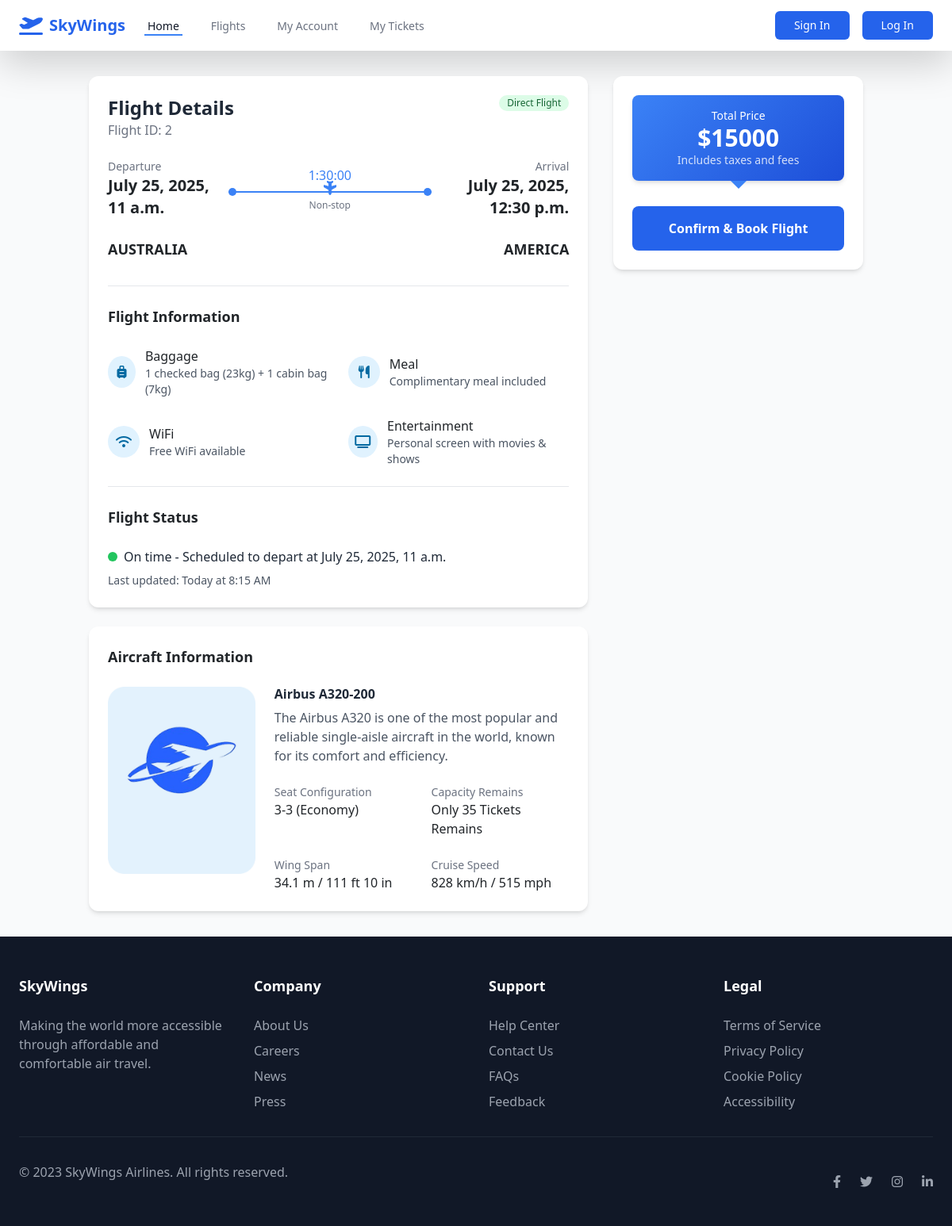
The app's page /flight_detail/2/ with its own data.
### flights/models.py (models this page shows, shortened)
class Flights(models.Model):
    flight_id = models.IntegerField(primary_key=True, unique=True)
    departure = models.CharField(max_length=100)
    destination = models.CharField(max_length=100)
    departure_time = models.DateTimeField()
    arrival_time = models.DateTimeField()
    pilot = models.ForeignKey(User, on_delete=models.CASCADE, related_name='pilot')
    flight_capacity = models.IntegerField()
    flight_price = models.BigIntegerField()

class homepage_objects(models.Model):
    object_id = models.IntegerField(primary_key=True, unique=True)
    back_ground_for_flights = models.ImageField(upload_to='obj/')

### flights/views.py (the view)
# urls.py: path('flight_detail/<int:flight_id>/', views.flight_detail.as_view(), name='flight_detail'),
class flight_detail(View):
    template_name = 'flights/flight_detail.html'
    def get(self, request, flight_id):
        flight = get_object_or_404(Flights, flight_id=flight_id)
        back_ground_obj = homepage_objects.objects.get(object_id=1)
        delta_t = flight.arrival_time - flight.departure_time
        return render(request, self.template_name, {'flight': flight, 'bgo': back_ground_obj, "delta_t": delta_t})

### flights/templates/flights/flight_detail.html (shortened to what this page needs)
{% extends 'base.html' %}
{% block content %}
<!DOCTYPE html>
<html lang="en">
<head>
    <script src="https://cdn.tailwindcss.com"></script>
    <link rel="stylesheet" href="https://cdnjs.cloudflare.com/ajax/libs/font-awesome/6.4.0/css/all.min.css">
</head>
<body class="bg-gray-50">
    <main class="container mx-auto px-4 py-8">
        <div class="flex flex-col lg:flex-row gap-8">
            <div class="lg:w-2/3">
                <div class="bg-white rounded-xl shadow-md overflow-hidden flight-card mb-6">
                    <div class="p-6">
                        <div class="flex justify-between items-start mb-6">
                            <div>
                                <h2 class="text-2xl font-bold text-gray-800">Flight Details</h2>
                                <p class="text-gray-500">Flight ID: {{ flight.flight_id }}</p>
                            </div>
                            <span class="bg-green-100 text-green-800 text-xs font-medium px-2.5 py-0.5 rounded-full">Direct Flight</span>
                        </div>
                        <div class="mb-8">
                            <div class="flex justify-between items-center mb-2">
                                <div>
                                    <p class="text-gray-500 text-sm">Departure</p>
                                    <p class="text-xl font-bold">{{ flight.departure_time }}</p>
                                </div>
                                <div class="text-center">
                                    <p class="text-blue-500 font-medium">{{ delta_t }}</p>
                                    <div class="flight-path w-64 mx-auto my-2">
                                        <i class="fas fa-plane airplane-icon"></i>
                                    </div>
                                    <p class="text-xs text-gray-500">Non-stop</p>
                                </div>
                                <div class="text-right">
                                    <p class="text-gray-500 text-sm">Arrival</p>
                                    <p class="text-xl font-bold">{{ flight.arrival_time }}</p>
                                </div>
                            </div>
                            <div class="flex justify-between mt-4">
                                <div>
                                    <p class="text-lg font-semibold">{{ flight.departure }}</p>
                                </div>
                                <div class="text-right">
                                    <p class="text-lg font-semibold">{{ flight.destination }}</p>
                                </div>
                            </div>
                        </div>
                        <div class="border-t border-gray-200 pt-6">
                            <h3 class="text-lg font-semibold mb-4">Flight Information</h3>
                            <div class="grid grid-cols-1 md:grid-cols-2 gap-4">
                                <div class="flex items-center">
                                    <div class="amenity-icon mr-3">
                                        <i class="fas fa-suitcase-rolling"></i>
                                    </div>
                                    <div>
                                        <p class="font-medium">Baggage</p>
                                        <p class="text-gray-600 text-sm">1 checked bag (23kg) + 1 cabin bag (7kg)</p>
                                    </div>
                                </div>
                                <div class="flex items-center">
                                    <div class="amenity-icon mr-3">
                                        <i class="fas fa-utensils"></i>
                                    </div>
                                    <div>
                                        <p class="font-medium">Meal</p>
                                        <p class="text-gray-600 text-sm">Complimentary meal included</p>
                                    </div>
                                </div>
                                <div class="flex items-center">
                                    <div class="amenity-icon mr-3">
                                        <i class="fas fa-wifi"></i>
                                    </div>
                                    <div>
                                        <p class="font-medium">WiFi</p>
                                        <p class="text-gray-600 text-sm">Free WiFi available</p>
                                    </div>
                                </div>
                                <div class="flex items-center">
                                    <div class="amenity-icon mr-3">
                                        <i class="fas fa-tv"></i>
                                    </div>
                                    <div>
                                        <p class="font-medium">Entertainment</p>
                                        <p class="text-gray-600 text-sm">Personal screen with movies & shows</p>
                                    </div>
                                </div>
                            </div>
                        </div>
                        <div class="border-t border-gray-200 pt-6 mt-6">
                            <h3 class="text-lg font-semibold mb-4">Flight Status</h3>
                            <div class="flex items-center">
                                <div class="h-3 w-3 bg-green-500 rounded-full mr-2"></div>
                                <p class="text-gray-800">On time - Scheduled to depart at {{ flight.departure_time }}</p>
                            </div>
                            <p class="text-gray-600 text-sm mt-2">Last updated: Today at 8:15 AM</p>
                        </div>
                    </div>
                </div>
                <div class="bg-white rounded-xl shadow-md overflow-hidden flight-card">
                    <div class="p-6">
                        <h3 class="text-lg font-semibold mb-4">Aircraft Information</h3>
                        <div class="flex flex-col md:flex-row gap-6">
                            <div class="md:w-1/3">
                                <img src={{ bgo.back_ground_for_flights.url }}>
                            </div>
                            <div class="md:w-2/3">
                                <h4 class="font-bold text-gray-800 mb-2">Airbus A320-200</h4>
                                <p class="text-gray-600 mb-4">The Airbus A320 is one of the most popular and reliable single-aisle aircraft in the world, known for its comfort and efficiency.</p>
                                <div class="grid grid-cols-2 gap-4">
                                    <div>
                                        <p class="text-gray-500 text-sm">Seat Configuration</p>
                                        <p class="font-medium">3-3 (Economy)</p>
                                    </div>
                                    <div>
                                        <p class="text-gray-500 text-sm">Capacity Remains</p>
                                        <p class="font-medium">Only {{ flight.flight_capacity }} Tickets Remains</p>
                                    </div>
                                    <div>
                                        <p class="text-gray-500 text-sm">Wing Span</p>
                                        <p class="font-medium">34.1 m / 111 ft 10 in</p>
                                    </div>
                                    <div>
                                        <p class="text-gray-500 text-sm">Cruise Speed</p>
                                        <p class="font-medium">828 km/h / 515 mph</p>
                                    </div>
                                </div>
                            </div>
                        </div>
                    </div>
                </div>
            </div>
            <div class="lg:w-1/3">
                <div class="bg-white rounded-xl shadow-md overflow-hidden sticky top-6">
                    <div class="p-6">
                        <div class="price-tag text-center mb-8">
                            <p class="text-sm">Total Price</p>
                            <p class="text-3xl font-bold">${{ flight.flight_price }}</p>
                            <p class="text-sm opacity-80">Includes taxes and fees</p>
                        </div>
                        <button class="w-full bg-blue-600 hover:bg-blue-700 text-white font-bold py-3 px-4 rounded-lg transition duration-200" onclick="window.location.href='{% url 'flights:book_flight' flight.flight_id %}'">
                            Confirm & Book Flight
                        </button>
                    </div>
                </div>
            </div>
        </div>
    </main>
</body>
</html>
{% endblock %}

### flights/templates/flights/flight_detail.html (style rules this page uses)
.flight-path { position: relative; height: 2px; background-color: #3b82f6; }
.flight-path::before { content: ''; position: absolute; left: 0; top: -4px; width: 10px; height: 10px; border-radius: 50%; background-color: #3b82f6; }
.flight-path::after { content: ''; position: absolute; right: 0; top: -4px; width: 10px; height: 10px; border-radius: 50%; background-color: #3b82f6; }
.airplane-icon { position: absolute; left: 50%; top: -12px; transform: translateX(-50%) rotate(90deg); color: #3b82f6; }
.price-tag { position: relative; background: linear-gradient(135deg, #3b82f6, #1d4ed8); color: white; padding: 1rem; border-radius: 0.5rem; box-shadow: 0 4px 6px -1px rgba(0, 0, 0, 0.1), 0 2px 4px -1px rgba(0, 0, 0, 0.06); }
.price-tag::after { content: ''; position: absolute; bottom: -10px; left: 50%; transform: translateX(-50%); border-width: 10px 10px 0; border-style: solid; border-color: #3b82f6 transparent transparent; }
.amenity-icon { width: 40px; height: 40px; display: flex; align-items: center; justify-content: center; border-radius: 50%; background-color: #e0f2fe; color: #0369a1; }
.flight-card { transition: all 0.3s ease; }

### records on screen
Flights: flight_id "2", departure_time "July 25, 2025, 11 a.m.", arrival_time "July 25, 2025, 12:30 p.m.", departure "AUSTRALIA", destination "AMERICA", flight_capacity "35", flight_price "15000"
homepage_objects: back_ground_for_flights (picture)

### other values on screen
{{ delta_t }} "1:30:00"
